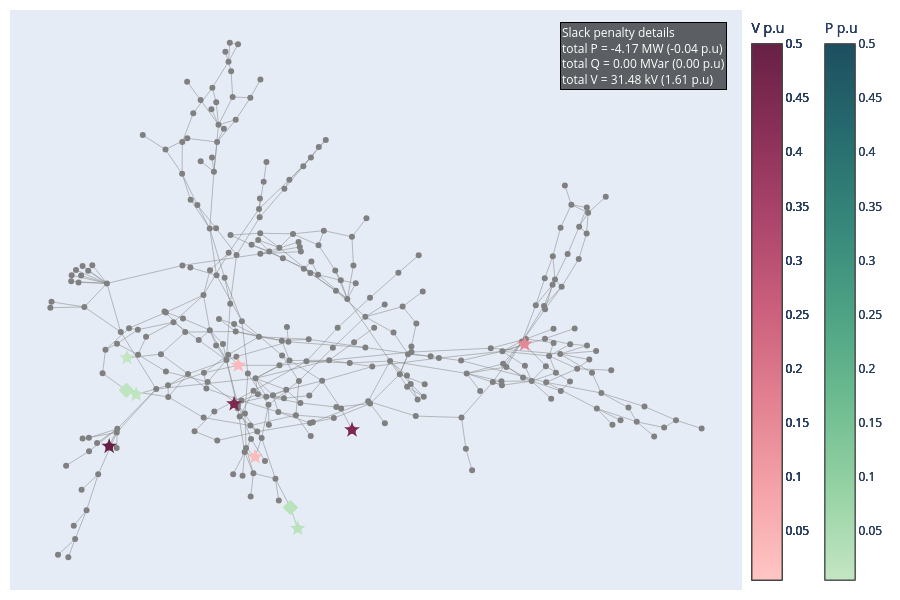

Write notebook code for a chart like this one.
### Code cell
# slack_info 
pertubation1 = "2"
data_correction3 = pd.read_csv(
    network_name +"_" + pertubation1 + ".csv",
    sep=";",
    engine="python",
    index_col=False,
   # on_bad_lines="skip",
)
# network = pn.load('./Outputs/' + network_name+"-corrected-"+pertubation1 + extension_in)
new_row = pd.read_csv(network_name+"_"+pertubation1+"_optim_info.csv", sep=";", engine="python", index_col=False)
optim_info = pd.concat([optim_info, new_row], ignore_index=True)
data_grouped_3 = data_correction3.groupby('busId')[['type','slackValue_pu','slackValue','gen','controlevoltage','transfo','shunt','load','info']].agg(unique_list)
data_grouped_3['Total_slack_abs'] = data_grouped_3['slackValue_pu'].apply(lambda x: builtins.sum(abs(slack) for slack in x) if isinstance(x, list) else abs(x))
G_3, dist, pos = network_construction(edges, data_grouped_3)
clusters = slack_subgraph(G_3, data_grouped_3)
data_grouped_3 = cluster_subgraph(G_3, clusters, data_grouped_3, dist)
fig = plot_slack_cluster(G_3, pos, clusters,data_grouped_3,data, col_centroid='centroid')
fig.show()

### Figure 1 — Plotly figure (JSON) as saved in the notebook; plotly's stock layout.template omitted (floating-point values rounded to 4 significant figures; data arrays with more than 128 entries replaced by an {"elided": "..."} marker saying what was removed)
{"data": [{"hovertemplate": "%{text}<extra></extra>", "line": {"color": "grey", "width": 0.5}, "mode": "lines", "name": "edges", "text": {"elided": "818 str values"}, "type": "scatter", "x": {"elided": "1227 float values"}, "y": {"elided": "1227 float values"}}, {"hovertemplate": "%{text}<extra></extra>", "marker": {"color": "gray", "size": 6}, "mode": "markers", "name": "All nodes", "text": {"elided": "289 str values"}, "type": "scatter", "x": {"elided": "289 float values"}, "y": {"elided": "289 float values"}}, {"hovertemplate": "%{text}<extra></extra>", "marker": {"cmax": 0.5, "cmin": 0.004907, "color": "rgb(252, 188, 188)", "colorbar": {"title": {"text": "V p.u"}, "x": 1}, "colorscale": [[0, "rgb(255, 198, 196)"], [0.1667, "rgb(244, 163, 168)"], [0.3333, "rgb(227, 129, 145)"], [0.5, "rgb(204, 96, 125)"], [0.6667, "rgb(173, 70, 108)"], [0.8333, "rgb(139, 48, 88)"], [1, "rgb(103, 32, 68)"]], "size": 12, "symbol": "star"}, "mode": "markers", "name": "Centroids", "text": ["Centroid: VL76_0<br>Gen: ['B76-G']<br>Controle voltage type: GENERATOR<br>Controle voltage location: [VL76_0]<br>Controle voltage status: MAIN<br>Transfo: [nan]<br>Shunt: [nan]<br>Load: ['VL76_0_load']<br>number of nodes: 1<br><br>Total P = 0.0000 MW (0.00 p.u)<br>Total Q = 0.00 MVar (0.00 p.u)<br>Total V = 3.28 kV (0.0285 p.u)"], "type": "scatter", "x": [-0.1417], "y": [-0.4594]}, {"line": {"color": "rgb(252, 188, 188)", "width": 1}, "mode": "lines", "type": "scatter", "x": [], "y": []}, {"hovertemplate": "%{text}<extra></extra>", "marker": {"color": "rgb(252, 188, 188)", "size": 8, "symbol": "circle"}, "mode": "markers", "text": ["VL76_0<br>slack: [0.02853] p.u <br>type: ['V']"], "type": "scatter", "x": [-0.1417], "y": [-0.4594]}, {"hovertemplate": "%{text}<extra></extra>", "marker": {"cmax": 0.5, "cmin": 0.004907, "color": "rgb(186, 226, 188)", "colorbar": {"title": {"text": "P p.u"}, "x": 1.1}, "colorscale": [[0, "rgb(196, 230, 195)"], [0.1667, "rgb(150, 210, 164)"], [0.3333, "rgb(109, 188, 144)"], [0.5, "rgb(77, 162, 132)"], [0.6667, "rgb(54, 135, 122)"], [0.8333, "rgb(38, 107, 110)"], [1, "rgb(29, 79, 96)"]], "size": 12, "symbol": "star"}, "mode": "markers", "name": "Centroids", "text": ["Centroid: VL528_0<br>Gen: [nan]<br>Controle voltage type: N/A<br>Controle voltage location: N/A<br>Controle voltage status: N/A<br>Transfo: [nan]<br>Shunt: [nan]<br>Load: ['VL528_0_load']<br>number of nodes: 2<br><br>Total P = -2.2652 MW (-0.02 p.u)<br>Total Q = 0.00 MVar (0.00 p.u)<br>Total V = 0.00 kV (0.0000 p.u)"], "type": "scatter", "x": [-0.04257], "y": [-0.7114]}, {"hovertemplate": "%{text}<extra></extra>", "marker": {"color": "rgb(186, 226, 188)", "size": 12, "symbol": "diamond"}, "mode": "markers", "name": "Second centroids", "text": ["Second centroid: VL70_0<br>Gen: [nan]<br>Transfo: [nan]<br>Shunt: [nan]<br>Load: ['VL70_0_load']<br>"], "type": "scatter", "x": [-0.0596], "y": [-0.6377]}, {"line": {"color": "rgb(186, 226, 188)", "width": 1}, "mode": "lines", "type": "scatter", "x": [-0.0596, -0.04257, null], "y": [-0.6377, -0.7114, null]}, {"hovertemplate": "%{text}<extra></extra>", "marker": {"color": "rgb(186, 226, 188)", "size": 8, "symbol": "circle"}, "mode": "markers", "text": ["VL70_0<br>slack: [-0.005644] p.u <br>type: ['P']", "VL528_0<br>slack: [-0.017008] p.u <br>type: ['P']"], "type": "scatter", "x": [-0.0596, -0.04257], "y": [-0.6377, -0.7114]}, {"hovertemplate": "%{text}<extra></extra>", "marker": {"cmax": 0.5, "cmin": 0.004907, "color": "rgb(251, 185, 186)", "colorbar": {"title": {"text": "V p.u"}, "x": 1}, "colorscale": [[0, "rgb(255, 198, 196)"], [0.1667, "rgb(244, 163, 168)"], [0.3333, "rgb(227, 129, 145)"], [0.5, "rgb(204, 96, 125)"], [0.6667, "rgb(173, 70, 108)"], [0.8333, "rgb(139, 48, 88)"], [1, "rgb(103, 32, 68)"]], "size": 12, "symbol": "star"}, "mode": "markers", "name": "Centroids", "text": ["Centroid: VL92_0<br>Gen: ['B92-G']<br>Controle voltage type: GENERATOR<br>Controle voltage location: [VL92_0]<br>Controle voltage status: MAIN<br>Transfo: [nan]<br>Shunt: [nan]<br>Load: ['VL92_0_load']<br>number of nodes: 1<br><br>Total P = 0.0000 MW (0.00 p.u)<br>Total Q = 0.00 MVar (0.00 p.u)<br>Total V = 4.00 kV (0.0348 p.u)"], "type": "scatter", "x": [-0.1807], "y": [-0.1364]}, {"line": {"color": "rgb(251, 185, 186)", "width": 1}, "mode": "lines", "type": "scatter", "x": [], "y": []}, {"hovertemplate": "%{text}<extra></extra>", "marker": {"color": "rgb(251, 185, 186)", "size": 8, "symbol": "circle"}, "mode": "markers", "text": ["VL92_0<br>slack: [0.034817] p.u <br>type: ['V']"], "type": "scatter", "x": [-0.1807], "y": [-0.1364]}, {"hovertemplate": "%{text}<extra></extra>", "marker": {"cmax": 0.5, "cmin": 0.004907, "color": "rgb(196, 230, 195)", "colorbar": {"title": {"text": "P p.u"}, "x": 1.1}, "colorscale": [[0, "rgb(196, 230, 195)"], [0.1667, "rgb(150, 210, 164)"], [0.3333, "rgb(109, 188, 144)"], [0.5, "rgb(77, 162, 132)"], [0.6667, "rgb(54, 135, 122)"], [0.8333, "rgb(38, 107, 110)"], [1, "rgb(29, 79, 96)"]], "size": 12, "symbol": "star"}, "mode": "markers", "name": "Centroids", "text": ["Centroid: VL324_0<br>Gen: [nan]<br>Controle voltage type: N/A<br>Controle voltage location: N/A<br>Controle voltage status: N/A<br>Transfo: [nan]<br>Shunt: [nan]<br>Load: ['VL324_0_load']<br>number of nodes: 1<br><br>Total P = -0.4907 MW (-0.00 p.u)<br>Total Q = 0.00 MVar (0.00 p.u)<br>Total V = 0.00 kV (0.0000 p.u)"], "type": "scatter", "x": [-0.4391], "y": [-0.1103]}, {"line": {"color": "rgb(196, 230, 195)", "width": 1}, "mode": "lines", "type": "scatter", "x": [], "y": []}, {"hovertemplate": "%{text}<extra></extra>", "marker": {"color": "rgb(196, 230, 195)", "size": 8, "symbol": "circle"}, "mode": "markers", "text": ["VL324_0<br>slack: [-0.004907] p.u <br>type: ['P']"], "type": "scatter", "x": [-0.4391], "y": [-0.1103]}, {"hovertemplate": "%{text}<extra></extra>", "marker": {"cmax": 0.5, "cmin": 0.004907, "color": "rgb(191, 228, 192)", "colorbar": {"title": {"text": "P p.u"}, "x": 1.1}, "colorscale": [[0, "rgb(196, 230, 195)"], [0.1667, "rgb(150, 210, 164)"], [0.3333, "rgb(109, 188, 144)"], [0.5, "rgb(77, 162, 132)"], [0.6667, "rgb(54, 135, 122)"], [0.8333, "rgb(38, 107, 110)"], [1, "rgb(29, 79, 96)"]], "size": 12, "symbol": "star"}, "mode": "markers", "name": "Centroids", "text": ["Centroid: VL112_0<br>Gen: [nan]<br>Controle voltage type: N/A<br>Controle voltage location: N/A<br>Controle voltage status: N/A<br>Transfo: [nan]<br>Shunt: [nan]<br>Load: ['VL112_0_load']<br>number of nodes: 2<br><br>Total P = -1.4158 MW (-0.01 p.u)<br>Total Q = 0.00 MVar (0.00 p.u)<br>Total V = 0.00 kV (0.0000 p.u)"], "type": "scatter", "x": [-0.4178], "y": [-0.2394]}, {"hovertemplate": "%{text}<extra></extra>", "marker": {"color": "rgb(191, 228, 192)", "size": 12, "symbol": "diamond"}, "mode": "markers", "name": "Second centroids", "text": ["Second centroid: VL114_0<br>Gen: [nan]<br>Transfo: [nan]<br>Shunt: [nan]<br>Load: ['VL114_0_load']<br>"], "type": "scatter", "x": [-0.4405], "y": [-0.2247]}, {"line": {"color": "rgb(191, 228, 192)", "width": 1}, "mode": "lines", "type": "scatter", "x": [-0.4405, -0.4178, null], "y": [-0.2247, -0.2394, null]}, {"hovertemplate": "%{text}<extra></extra>", "marker": {"color": "rgb(191, 228, 192)", "size": 8, "symbol": "circle"}, "mode": "markers", "text": ["VL114_0<br>slack: [-0.003432] p.u <br>type: ['P']", "VL112_0<br>slack: [-0.010725] p.u <br>type: ['P']"], "type": "scatter", "x": [-0.4405, -0.4178], "y": [-0.2247, -0.2394]}, {"hovertemplate": "%{text}<extra></extra>", "marker": {"cmax": 0.5, "cmin": 0.004907, "color": "rgb(231, 136, 150)", "colorbar": {"title": {"text": "V p.u"}, "x": 1}, "colorscale": [[0, "rgb(255, 198, 196)"], [0.1667, "rgb(244, 163, 168)"], [0.3333, "rgb(227, 129, 145)"], [0.5, "rgb(204, 96, 125)"], [0.6667, "rgb(173, 70, 108)"], [0.8333, "rgb(139, 48, 88)"], [1, "rgb(103, 32, 68)"]], "size": 12, "symbol": "star"}, "mode": "markers", "name": "Centroids", "text": ["Centroid: VL7001_2<br>Gen: ['B7003-G']<br>Controle voltage type: GENERATOR<br>Controle voltage location: [VL7001_2]<br>Controle voltage status: MAIN<br>Transfo: [nan]<br>Shunt: [nan]<br>Load: [nan]<br>number of nodes: 1<br><br>Total P = 0.0000 MW (0.00 p.u)<br>Total Q = 0.00 MVar (0.00 p.u)<br>Total V = 2.09 kV (0.1517 p.u)"], "type": "scatter", "x": [0.4844], "y": [-0.06209]}, {"line": {"color": "rgb(231, 136, 150)", "width": 1}, "mode": "lines", "type": "scatter", "x": [], "y": []}, {"hovertemplate": "%{text}<extra></extra>", "marker": {"color": "rgb(231, 136, 150)", "size": 8, "symbol": "circle"}, "mode": "markers", "text": ["VL7001_2<br>slack: [0.15174] p.u <br>type: ['V']"], "type": "scatter", "x": [0.4844], "y": [-0.06209]}, {"hovertemplate": "%{text}<extra></extra>", "marker": {"cmax": 0.5, "cmin": 0.004907, "color": "rgb(125, 42, 80)", "colorbar": {"title": {"text": "V p.u"}, "x": 1}, "colorscale": [[0, "rgb(255, 198, 196)"], [0.1667, "rgb(244, 163, 168)"], [0.3333, "rgb(227, 129, 145)"], [0.5, "rgb(204, 96, 125)"], [0.6667, "rgb(173, 70, 108)"], [0.8333, "rgb(139, 48, 88)"], [1, "rgb(103, 32, 68)"]], "size": 12, "symbol": "star"}, "mode": "markers", "name": "Centroids", "text": ["Centroid: VL7039_0<br>Gen: ['B7039-G']<br>Controle voltage type: GENERATOR<br>Controle voltage location: [VL7039_0]<br>Controle voltage status: MAIN<br>Transfo: [nan]<br>Shunt: [nan]<br>Load: [nan]<br>number of nodes: 1<br><br>Total P = 0.0000 MW (0.00 p.u)<br>Total Q = 0.00 MVar (0.00 p.u)<br>Total V = 9.00 kV (0.4500 p.u)"], "type": "scatter", "x": [0.08345], "y": [-0.3643]}, {"line": {"color": "rgb(125, 42, 80)", "width": 1}, "mode": "lines", "type": "scatter", "x": [], "y": []}, {"hovertemplate": "%{text}<extra></extra>", "marker": {"color": "rgb(125, 42, 80)", "size": 8, "symbol": "circle"}, "mode": "markers", "text": ["VL7039_0<br>slack: [0.45] p.u <br>type: ['V']"], "type": "scatter", "x": [0.08345], "y": [-0.3643]}, {"hovertemplate": "%{text}<extra></extra>", "marker": {"cmax": 0.5, "cmin": 0.004907, "color": "rgb(125, 42, 80)", "colorbar": {"title": {"text": "V p.u"}, "x": 1}, "colorscale": [[0, "rgb(255, 198, 196)"], [0.1667, "rgb(244, 163, 168)"], [0.3333, "rgb(227, 129, 145)"], [0.5, "rgb(204, 96, 125)"], [0.6667, "rgb(173, 70, 108)"], [0.8333, "rgb(139, 48, 88)"], [1, "rgb(103, 32, 68)"]], "size": 12, "symbol": "star"}, "mode": "markers", "name": "Centroids", "text": ["Centroid: VL7049_0<br>Gen: ['B7049-G']<br>Controle voltage type: GENERATOR<br>Controle voltage location: [VL7049_0]<br>Controle voltage status: MAIN<br>Transfo: [nan]<br>Shunt: [nan]<br>Load: [nan]<br>number of nodes: 1<br><br>Total P = 0.0000 MW (0.00 p.u)<br>Total Q = 0.00 MVar (0.00 p.u)<br>Total V = 6.20 kV (0.4493 p.u)"], "type": "scatter", "x": [-0.1905], "y": [-0.2727]}, {"line": {"color": "rgb(125, 42, 80)", "width": 1}, "mode": "lines", "type": "scatter", "x": [], "y": []}, {"hovertemplate": "%{text}<extra></extra>", "marker": {"color": "rgb(125, 42, 80)", "size": 8, "symbol": "circle"}, "mode": "markers", "text": ["VL7049_0<br>slack: [0.4493] p.u <br>type: ['V']"], "type": "scatter", "x": [-0.1905], "y": [-0.2727]}, {"hovertemplate": "%{text}<extra></extra>", "marker": {"cmax": 0.5, "cmin": 0.004907, "color": "rgb(103, 32, 68)", "colorbar": {"title": {"text": "V p.u"}, "x": 1}, "colorscale": [[0, "rgb(255, 198, 196)"], [0.1667, "rgb(244, 163, 168)"], [0.3333, "rgb(227, 129, 145)"], [0.5, "rgb(204, 96, 125)"], [0.6667, "rgb(173, 70, 108)"], [0.8333, "rgb(139, 48, 88)"], [1, "rgb(103, 32, 68)"]], "size": 12, "symbol": "star"}, "mode": "markers", "name": "Centroids", "text": ["Centroid: VL9051_3<br>Gen: ['B9054-G']<br>Controle voltage type: GENERATOR<br>Controle voltage location: [VL9051_3]<br>Controle voltage status: MAIN<br>Transfo: [nan]<br>Shunt: [nan]<br>Load: [nan]<br>number of nodes: 1<br><br>Total P = 0.0000 MW (0.00 p.u)<br>Total Q = 0.00 MVar (0.00 p.u)<br>Total V = 6.90 kV (0.5000 p.u)"], "type": "scatter", "x": [-0.4806], "y": [-0.4221]}, {"line": {"color": "rgb(103, 32, 68)", "width": 1}, "mode": "lines", "type": "scatter", "x": [], "y": []}, {"hovertemplate": "%{text}<extra></extra>", "marker": {"color": "rgb(103, 32, 68)", "size": 8, "symbol": "circle"}, "mode": "markers", "text": ["VL9051_3<br>slack: [0.5] p.u <br>type: ['V']"], "type": "scatter", "x": [-0.4806], "y": [-0.4221]}], "layout": {"annotations": [{"align": "left", "bgcolor": "rgba(0,0,0,0.6)", "bordercolor": "black", "borderwidth": 1, "font": {"color": "white", "size": 12}, "showarrow": false, "text": "Slack penalty details <br>total P = -4.17 MW (-0.04 p.u)<br>total Q = 0.00 MVar (0.00 p.u)<br>total V = 31.48 kV (1.61 p.u)", "x": 0.98, "xref": "paper", "y": 0.98, "yref": "paper"}], "height": 600, "margin": {"b": 10, "l": 10, "r": 10, "t": 10}, "showlegend": false, "width": 900, "xaxis": {"visible": false}, "yaxis": {"visible": false}}}
